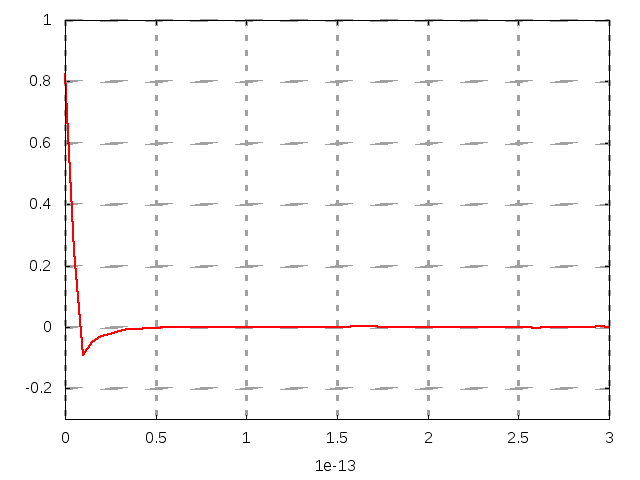

This chart was generated by the following gnuplot code:
set terminal png
set output 'vel.png'
set grid lw 3
set key off
set xrange [0:3]
set yrange [-0.3:1]
set xlabel '1e-13'
set ylabel ''
f(x)=a*x+b
plot 'vel' using 1:2 w lines lw 2
